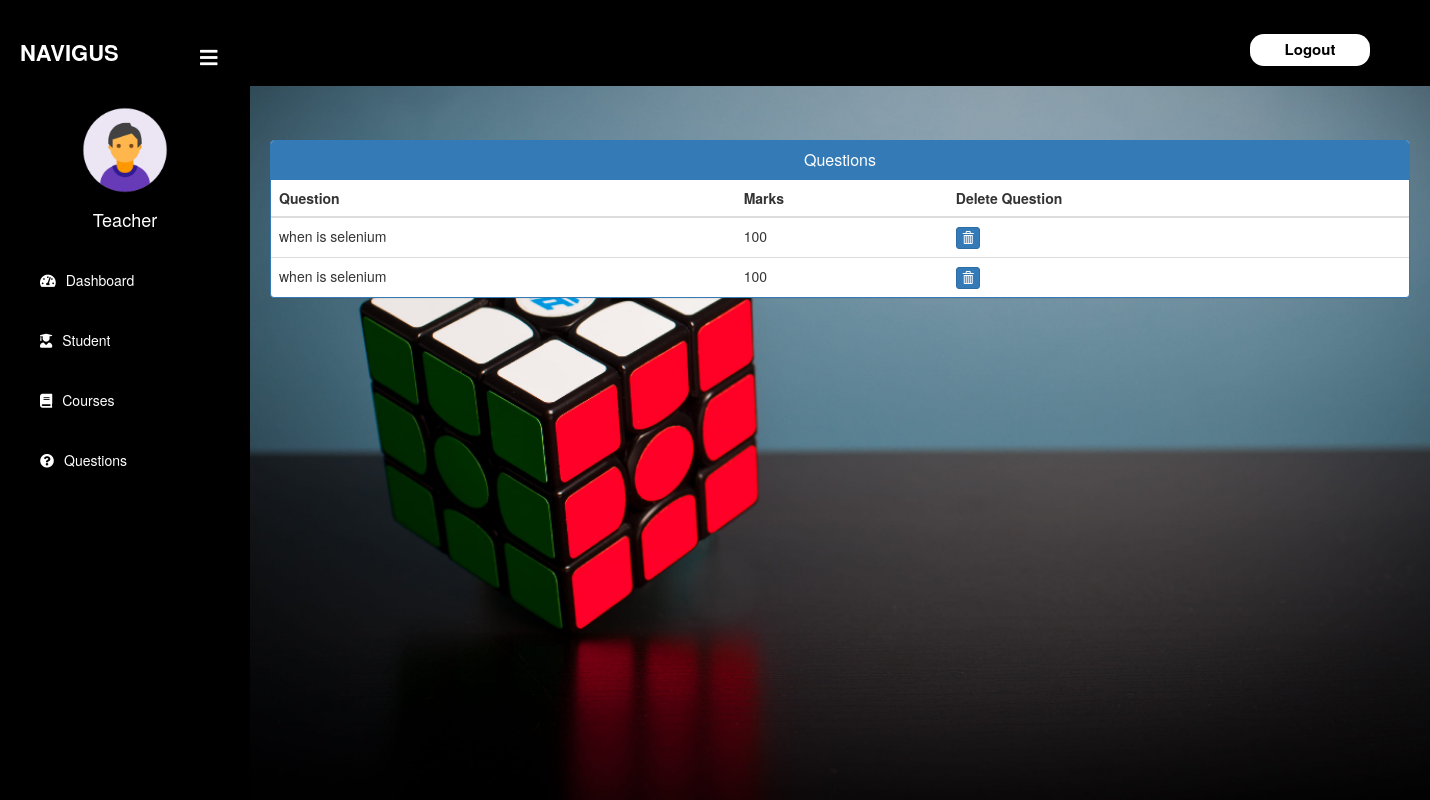
Screenshot of /view-question/13 (signed in) with the database file from the repository.
### quiz/models.py (models this page shows)
class Question(models.Model):
    course=models.ForeignKey(Course,on_delete=models.CASCADE)
    marks=models.PositiveIntegerField()
    question=models.CharField(max_length=600)
    option1=models.CharField(max_length=200)
    option2=models.CharField(max_length=200)
    option3=models.CharField(max_length=200)
    option4=models.CharField(max_length=200)
    cat=(('Option1','Option1'),('Option2','Option2'),('Option3','Option3'),('Option4','Option4'))
    answer=models.CharField(max_length=200,choices=cat)

### quiz/views.py (the view)
# urls.py: path('view-question/<int:pk>', views.view_question_view,name='view-question'),
@login_required(login_url='adminlogin')
def view_question_view(request,pk):
    questions=models.Question.objects.all().filter(course_id=pk)
    return render(request,'quiz/view_question.html',{'questions':questions})

### templates/quiz/view_question.html (shortened to what this page needs)
{% extends 'quiz/adminbase.html' %}
{% block content %}
{%load static%}
<head>
  <link href="//netdna.bootstrapcdn.com/bootstrap/3.0.0/css/bootstrap.min.css" rel="stylesheet" id="bootstrap-css">
</head>
<body>
<br><br>
<div class="container">
  <div class="panel panel-primary">
    <div class="panel-heading">
      <h6 class="panel-title">Questions</h6>
    </div>
    <table class="table table-hover" id="dev-table">
      <thead>
        <tr>
          <th>Question</th>
          <th>Marks</th>
          <th>Delete Question</th>
        </tr>
      </thead>
      {% for c in questions %}
      <tr>
        <td> {{c.question}}</td>
        <td>{{c.marks}}</td>
        <td><a class="btn btn-primary btn-xs" href="{% url 'delete-question' c.id  %}"><span class="glyphicon glyphicon-trash"></span></a></td>
      </tr>
      {% endfor %}
    </table>
  </div>
</div>
</body>
<br><br><br><br><br><br>
{% endblock content %}

### templates/quiz/adminbase.html (style rules this page uses)
a:link { text-decoration: none; }
body { margin: 0; padding: 0; font-family: "Gill Sans", sans-serif;; }

### templates/quiz/view_question.html (style rules this page uses)
body { background:linear-gradient(to right, #44715f 0%, #223a31 63%); }
a:link { text-decoration: none; }
h6 { text-align: center; }

### rows the page displays
Question: question "when is selenium", marks "100"
Question: question "when is selenium", marks "100"
